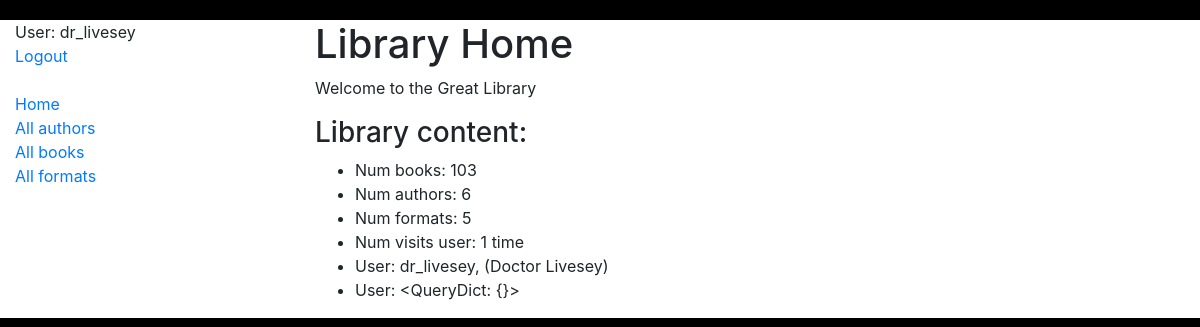
/catalog/ (signed in), run on the app's committed database.
### catalog/models.py (models this page shows)
class Author(AbstractUser):
    pseudonym = models.CharField(max_length=63, null=True, blank=True)
    class Meta:
        ordering = ["username"]
    def __str__(self) -> str:
        return f"{self.username}, ({self.first_name} {self.last_name})"

### catalog/views.py (the view)
# urls.py: path("", index, name="index"),
@login_required
def index(request):
    num_books = Book.objects.count()
    num_authors = Author.objects.count()
    num_formats = LiteraryFormat.objects.count()
    user = request.user
    par = request.GET
    num_visits = request.session.get("num_visits", 0)
    request.session["num_visits"] = num_visits + 1
    context = {
        "num_books": num_books,
        "num_authors": num_authors,
        "num_formats": num_formats,
        "user": user,
        "params": par,
        "num_visits": request.session["num_visits"]
    }
    return render(request, "catalog/index.html", context=context)

### templates/catalog/index.html (shortened to what this page needs)
{% extends "base.html" %}
{% block content %}
    <h1>Library Home</h1>
    <p>Welcome to the Great Library</p>
    <h3>Library content: </h3>
    <ul>
        <li>Num books: {{ num_books }}</li>
        <li>Num authors: {{ num_authors }}</li>
        <li>Num formats: {{ num_formats }}</li>
        <li>Num visits user: {{ num_visits }} time{{ num_visits|pluralize }}</li>
        <li>User: {{ user }}</li>
        <li>User: {{ params }}</li>
    </ul>
{% endblock %}

### templates/includes/sidebar.html
<ul class="sidebar-nav">
    {% if user.is_authenticated %}
      <li>User: {{ user.username }}</li>
      <li><a href="{% url 'logout' %}">Logout</a></li>
    {% else %}
      <li><a href="{% url 'login' %}">Login</a></li>
    {% endif %}
    <br>
    <li><a href="{% url 'catalog:index' %}">Home</a></li>
    <li><a href="{% url 'catalog:author-list' %}">All authors</a></li>
    <li><a href="{% url 'catalog:book-list' %}">All books</a></li>
    <li><a href="{% url 'catalog:literary-format-list' %}">All formats</a></li>
</ul>

### static/css/styles.css (style rules this page uses)
body { margin-top: 20px; }
.sidebar-nav { padding: 0; list-style: none; }
html { background-color: black; }

### data on the page
Author: username "dr_livesey", username+first_name+last_name "dr_livesey, (Doctor Livesey)"

### other printed values
{{ num_books }} "103"
{{ num_authors }} "6"
{{ num_formats }} "5"
{{ num_visits }} "1"
{{ params }} "<QueryDict: {}>"
